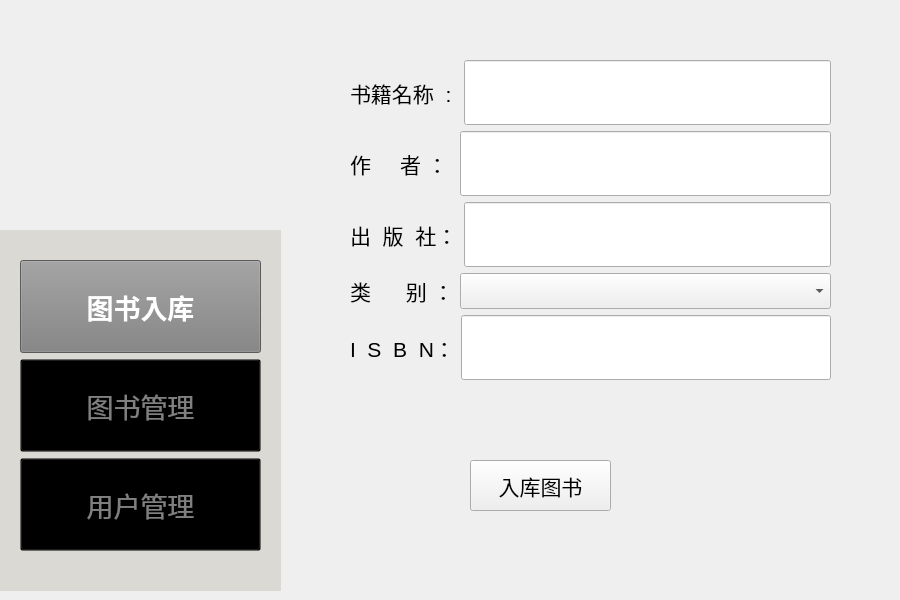
<?xml version="1.0" encoding="UTF-8"?>
<ui version="4.0">
 <class>inputbook</class>
 <widget class="QWidget" name="inputbook">
  <property name="geometry">
   <rect>
    <x>0</x>
    <y>0</y>
    <width>900</width>
    <height>600</height>
   </rect>
  </property>
  <property name="sizePolicy">
   <sizepolicy hsizetype="Preferred" vsizetype="Ignored">
    <horstretch>0</horstretch>
    <verstretch>0</verstretch>
   </sizepolicy>
  </property>
  <property name="windowTitle">
   <string>Form</string>
  </property>
  <widget class="QPushButton" name="pushButton">
   <property name="geometry">
    <rect>
     <x>470</x>
     <y>460</y>
     <width>141</width>
     <height>51</height>
    </rect>
   </property>
   <property name="font">
    <font>
     <pointsize>16</pointsize>
    </font>
   </property>
   <property name="text">
    <string>入库图书</string>
   </property>
  </widget>
  <widget class="QWidget" name="verticalLayoutWidget">
   <property name="geometry">
    <rect>
     <x>0</x>
     <y>230</y>
     <width>281</width>
     <height>361</height>
    </rect>
   </property>
   <layout class="QVBoxLayout" name="mode">
    <item>
     <widget class="QFrame" name="frame">
      <property name="enabled">
       <bool>true</bool>
      </property>
      <property name="acceptDrops">
       <bool>false</bool>
      </property>
      <property name="autoFillBackground">
       <bool>false</bool>
      </property>
      <property name="styleSheet">
       <string notr="true">QFrame {
    background-color: rgb(218,217,211); 
}
</string>
      </property>
      <property name="frameShape">
       <enum>QFrame::Shape::NoFrame</enum>
      </property>
      <property name="frameShadow">
       <enum>QFrame::Shadow::Plain</enum>
      </property>
      <widget class="QWidget" name="verticalLayoutWidget_2">
       <property name="geometry">
        <rect>
         <x>20</x>
         <y>30</y>
         <width>241</width>
         <height>291</height>
        </rect>
       </property>
       <layout class="QVBoxLayout" name="verticalLayout_2">
        <item>
         <widget class="QPushButton" name="PersonalMode_Button">
          <property name="enabled">
           <bool>true</bool>
          </property>
          <property name="sizePolicy">
           <sizepolicy hsizetype="Expanding" vsizetype="Expanding">
            <horstretch>0</horstretch>
            <verstretch>0</verstretch>
           </sizepolicy>
          </property>
          <property name="font">
           <font>
            <pointsize>20</pointsize>
            <bold>true</bold>
           </font>
          </property>
          <property name="focusPolicy">
           <enum>Qt::FocusPolicy::ClickFocus</enum>
          </property>
          <property name="layoutDirection">
           <enum>Qt::LayoutDirection::LeftToRight</enum>
          </property>
          <property name="autoFillBackground">
           <bool>false</bool>
          </property>
          <property name="styleSheet">
           <string notr="true">QPushButton {
    background-color: gray;
    color: white;
}</string>
          </property>
          <property name="text">
           <string>图书入库</string>
          </property>
         </widget>
        </item>
        <item>
         <widget class="QPushButton" name="BookMode_Button">
          <property name="enabled">
           <bool>true</bool>
          </property>
          <property name="sizePolicy">
           <sizepolicy hsizetype="Expanding" vsizetype="Expanding">
            <horstretch>0</horstretch>
            <verstretch>0</verstretch>
           </sizepolicy>
          </property>
          <property name="palette">
           <palette>
            <active>
             <colorrole role="WindowText">
              <brush brushstyle="SolidPattern">
               <color alpha="255">
                <red>128</red>
                <green>128</green>
                <blue>128</blue>
               </color>
              </brush>
             </colorrole>
             <colorrole role="Button">
              <brush brushstyle="SolidPattern">
               <color alpha="0">
                <red>0</red>
                <green>0</green>
                <blue>0</blue>
               </color>
              </brush>
             </colorrole>
             <colorrole role="Text">
              <brush brushstyle="SolidPattern">
               <color alpha="255">
                <red>128</red>
                <green>128</green>
                <blue>128</blue>
               </color>
              </brush>
             </colorrole>
             <colorrole role="ButtonText">
              <brush brushstyle="SolidPattern">
               <color alpha="255">
                <red>128</red>
                <green>128</green>
                <blue>128</blue>
               </color>
              </brush>
             </colorrole>
             <colorrole role="Base">
              <brush brushstyle="SolidPattern">
               <color alpha="0">
                <red>0</red>
                <green>0</green>
                <blue>0</blue>
               </color>
              </brush>
             </colorrole>
             <colorrole role="Window">
              <brush brushstyle="SolidPattern">
               <color alpha="0">
                <red>0</red>
                <green>0</green>
                <blue>0</blue>
               </color>
              </brush>
             </colorrole>
             <colorrole role="PlaceholderText">
              <brush brushstyle="SolidPattern">
               <color alpha="128">
                <red>128</red>
                <green>128</green>
                <blue>128</blue>
               </color>
              </brush>
             </colorrole>
            </active>
            <inactive>
             <colorrole role="WindowText">
              <brush brushstyle="SolidPattern">
               <color alpha="255">
                <red>128</red>
                <green>128</green>
                <blue>128</blue>
               </color>
              </brush>
             </colorrole>
             <colorrole role="Button">
              <brush brushstyle="SolidPattern">
               <color alpha="0">
                <red>0</red>
                <green>0</green>
                <blue>0</blue>
               </color>
              </brush>
             </colorrole>
             <colorrole role="Text">
              <brush brushstyle="SolidPattern">
               <color alpha="255">
                <red>128</red>
                <green>128</green>
                <blue>128</blue>
               </color>
              </brush>
             </colorrole>
             <colorrole role="ButtonText">
              <brush brushstyle="SolidPattern">
               <color alpha="255">
                <red>128</red>
                <green>128</green>
                <blue>128</blue>
               </color>
              </brush>
             </colorrole>
             <colorrole role="Base">
              <brush brushstyle="SolidPattern">
               <color alpha="0">
                <red>0</red>
                <green>0</green>
                <blue>0</blue>
               </color>
              </brush>
             </colorrole>
             <colorrole role="Window">
              <brush brushstyle="SolidPattern">
               <color alpha="0">
                <red>0</red>
                <green>0</green>
                <blue>0</blue>
               </color>
              </brush>
             </colorrole>
             <colorrole role="PlaceholderText">
              <brush brushstyle="SolidPattern">
               <color alpha="128">
                <red>128</red>
                <green>128</green>
                <blue>128</blue>
               </color>
              </brush>
             </colorrole>
            </inactive>
            <disabled>
             <colorrole role="WindowText">
              <brush brushstyle="SolidPattern">
               <color alpha="255">
                <red>128</red>
                <green>128</green>
                <blue>128</blue>
               </color>
              </brush>
             </colorrole>
             <colorrole role="Button">
              <brush brushstyle="SolidPattern">
               <color alpha="0">
                <red>0</red>
                <green>0</green>
                <blue>0</blue>
               </color>
              </brush>
             </colorrole>
             <colorrole role="Text">
              <brush brushstyle="SolidPattern">
               <color alpha="255">
                <red>128</red>
                <green>128</green>
                <blue>128</blue>
               </color>
              </brush>
             </colorrole>
             <colorrole role="ButtonText">
              <brush brushstyle="SolidPattern">
               <color alpha="255">
                <red>128</red>
                <green>128</green>
                <blue>128</blue>
               </color>
              </brush>
             </colorrole>
             <colorrole role="Base">
              <brush brushstyle="SolidPattern">
               <color alpha="0">
                <red>0</red>
                <green>0</green>
                <blue>0</blue>
               </color>
              </brush>
             </colorrole>
             <colorrole role="Window">
              <brush brushstyle="SolidPattern">
               <color alpha="0">
                <red>0</red>
                <green>0</green>
                <blue>0</blue>
               </color>
              </brush>
             </colorrole>
             <colorrole role="PlaceholderText">
              <brush brushstyle="SolidPattern">
               <color alpha="128">
                <red>128</red>
                <green>128</green>
                <blue>128</blue>
               </color>
              </brush>
             </colorrole>
            </disabled>
           </palette>
          </property>
          <property name="font">
           <font>
            <pointsize>20</pointsize>
            <bold>false</bold>
           </font>
          </property>
          <property name="mouseTracking">
           <bool>false</bool>
          </property>
          <property name="acceptDrops">
           <bool>false</bool>
          </property>
          <property name="layoutDirection">
           <enum>Qt::LayoutDirection::LeftToRight</enum>
          </property>
          <property name="autoFillBackground">
           <bool>false</bool>
          </property>
          <property name="styleSheet">
           <string notr="true">QPushButton {
    background-color: transparent;
    color: grey;
}
</string>
          </property>
          <property name="text">
           <string>图书管理</string>
          </property>
         </widget>
        </item>
        <item>
         <widget class="QPushButton" name="FindBookMode_Button">
          <property name="sizePolicy">
           <sizepolicy hsizetype="Expanding" vsizetype="Expanding">
            <horstretch>0</horstretch>
            <verstretch>0</verstretch>
           </sizepolicy>
          </property>
          <property name="font">
           <font>
            <pointsize>20</pointsize>
            <bold>false</bold>
           </font>
          </property>
          <property name="layoutDirection">
           <enum>Qt::LayoutDirection::LeftToRight</enum>
          </property>
          <property name="autoFillBackground">
           <bool>false</bool>
          </property>
          <property name="styleSheet">
           <string notr="true">QPushButton {
    background-color: transparent;
    color: grey;
}
</string>
          </property>
          <property name="text">
           <string>用户管理</string>
          </property>
         </widget>
        </item>
       </layout>
       <zorder>BookMode_Button</zorder>
       <zorder>FindBookMode_Button</zorder>
       <zorder>PersonalMode_Button</zorder>
      </widget>
     </widget>
    </item>
   </layout>
  </widget>
  <widget class="QLabel" name="logo">
   <property name="enabled">
    <bool>true</bool>
   </property>
   <property name="geometry">
    <rect>
     <x>0</x>
     <y>0</y>
     <width>281</width>
     <height>271</height>
    </rect>
   </property>
   <property name="styleSheet">
    <string notr="true">QLabel {
    background-color: transparent;
}
</string>
   </property>
   <property name="frameShape">
    <enum>QFrame::Shape::NoFrame</enum>
   </property>
   <property name="frameShadow">
    <enum>QFrame::Shadow::Plain</enum>
   </property>
   <property name="text">
    <string/>
   </property>
   <property name="pixmap">
    <pixmap resource="Logo.qrc">:/image/Logo.png</pixmap>
   </property>
   <property name="scaledContents">
    <bool>true</bool>
   </property>
   <property name="wordWrap">
    <bool>false</bool>
   </property>
   <property name="openExternalLinks">
    <bool>false</bool>
   </property>
   <property name="textInteractionFlags">
    <set>Qt::TextInteractionFlag::LinksAccessibleByMouse</set>
   </property>
  </widget>
  <widget class="QWidget" name="verticalLayoutWidget_4">
   <property name="geometry">
    <rect>
     <x>350</x>
     <y>60</y>
     <width>481</width>
     <height>320</height>
    </rect>
   </property>
   <layout class="QVBoxLayout" name="verticalLayout">
    <item>
     <layout class="QHBoxLayout" name="horizontalLayout_2">
      <item>
       <widget class="QLabel" name="label">
        <property name="font">
         <font>
          <pointsize>16</pointsize>
         </font>
        </property>
        <property name="text">
         <string>书籍名称  : </string>
        </property>
       </widget>
      </item>
      <item>
       <widget class="QLineEdit" name="BOOK_INPUT">
        <property name="sizePolicy">
         <sizepolicy hsizetype="Expanding" vsizetype="Expanding">
          <horstretch>0</horstretch>
          <verstretch>0</verstretch>
         </sizepolicy>
        </property>
        <property name="font">
         <font>
          <pointsize>20</pointsize>
         </font>
        </property>
       </widget>
      </item>
     </layout>
    </item>
    <item>
     <layout class="QHBoxLayout" name="horizontalLayout_3">
      <item>
       <widget class="QLabel" name="label_2">
        <property name="font">
         <font>
          <pointsize>16</pointsize>
         </font>
        </property>
        <property name="text">
         <string>作     者 ： </string>
        </property>
       </widget>
      </item>
      <item>
       <widget class="QLineEdit" name="AUTHOR_INPUT">
        <property name="sizePolicy">
         <sizepolicy hsizetype="Expanding" vsizetype="Expanding">
          <horstretch>0</horstretch>
          <verstretch>0</verstretch>
         </sizepolicy>
        </property>
        <property name="font">
         <font>
          <pointsize>20</pointsize>
         </font>
        </property>
       </widget>
      </item>
     </layout>
    </item>
    <item>
     <layout class="QHBoxLayout" name="horizontalLayout_4">
      <item>
       <widget class="QLabel" name="label_3">
        <property name="font">
         <font>
          <pointsize>16</pointsize>
         </font>
        </property>
        <property name="text">
         <string>出  版  社：</string>
        </property>
       </widget>
      </item>
      <item>
       <widget class="QLineEdit" name="PRESS_INPUT">
        <property name="sizePolicy">
         <sizepolicy hsizetype="Expanding" vsizetype="Expanding">
          <horstretch>0</horstretch>
          <verstretch>0</verstretch>
         </sizepolicy>
        </property>
        <property name="font">
         <font>
          <pointsize>20</pointsize>
         </font>
        </property>
       </widget>
      </item>
     </layout>
    </item>
    <item>
     <layout class="QHBoxLayout" name="horizontalLayout_5">
      <item>
       <widget class="QLabel" name="label_5">
        <property name="sizePolicy">
         <sizepolicy hsizetype="Fixed" vsizetype="Preferred">
          <horstretch>0</horstretch>
          <verstretch>0</verstretch>
         </sizepolicy>
        </property>
        <property name="font">
         <font>
          <pointsize>16</pointsize>
         </font>
        </property>
        <property name="text">
         <string>类      别 ：</string>
        </property>
       </widget>
      </item>
      <item>
       <widget class="QComboBox" name="Type_Name_chose">
        <property name="font">
         <font>
          <pointsize>18</pointsize>
         </font>
        </property>
        <property name="autoFillBackground">
         <bool>false</bool>
        </property>
        <property name="styleSheet">
         <string notr="true"/>
        </property>
        <property name="editable">
         <bool>false</bool>
        </property>
        <property name="currentText">
         <string/>
        </property>
        <property name="insertPolicy">
         <enum>QComboBox::InsertPolicy::InsertAtBottom</enum>
        </property>
        <property name="placeholderText">
         <string/>
        </property>
        <item>
         <property name="text">
          <string/>
         </property>
        </item>
        <item>
         <property name="text">
          <string>文學作品、小說</string>
         </property>
        </item>
        <item>
         <property name="text">
          <string>童書</string>
         </property>
        </item>
        <item>
         <property name="text">
          <string>教科書</string>
         </property>
        </item>
        <item>
         <property name="text">
          <string>傳記和回憶錄</string>
         </property>
        </item>
        <item>
         <property name="text">
          <string>科幻</string>
         </property>
        </item>
        <item>
         <property name="text">
          <string>历史</string>
         </property>
        </item>
        <item>
         <property name="text">
          <string>哲學</string>
         </property>
        </item>
       </widget>
      </item>
     </layout>
    </item>
    <item>
     <layout class="QHBoxLayout" name="horizontalLayout_6">
      <item>
       <widget class="QLabel" name="label_4">
        <property name="font">
         <font>
          <pointsize>16</pointsize>
         </font>
        </property>
        <property name="text">
         <string>I  S  B  N：</string>
        </property>
       </widget>
      </item>
      <item>
       <widget class="QLineEdit" name="isbnnn">
        <property name="sizePolicy">
         <sizepolicy hsizetype="Expanding" vsizetype="Expanding">
          <horstretch>0</horstretch>
          <verstretch>0</verstretch>
         </sizepolicy>
        </property>
        <property name="font">
         <font>
          <pointsize>20</pointsize>
         </font>
        </property>
       </widget>
      </item>
     </layout>
    </item>
   </layout>
  </widget>
  <zorder>logo</zorder>
  <zorder>pushButton</zorder>
  <zorder>verticalLayoutWidget</zorder>
  <zorder>verticalLayoutWidget_4</zorder>
 </widget>
 <resources>
  <include location="Logo.qrc"/>
 </resources>
 <connections/>
</ui>
